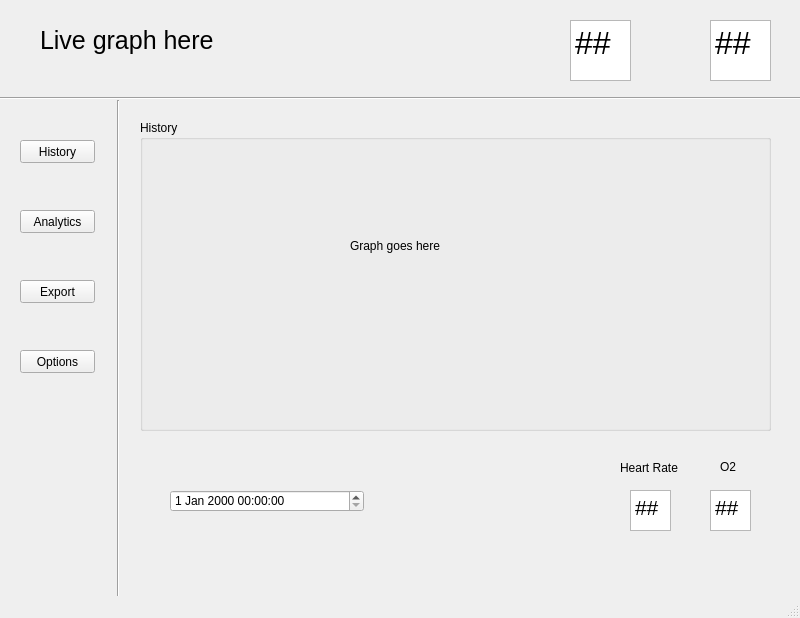
<?xml version="1.0" encoding="UTF-8"?>
<ui version="4.0">
 <class>MainWindow</class>
 <widget class="QMainWindow" name="MainWindow">
  <property name="geometry">
   <rect>
    <x>0</x>
    <y>0</y>
    <width>800</width>
    <height>618</height>
   </rect>
  </property>
  <property name="windowTitle">
   <string>MainWindow</string>
  </property>
  <widget class="QWidget" name="centralwidget">
   <widget class="Line" name="topDisplayDivider">
    <property name="geometry">
     <rect>
      <x>0</x>
      <y>90</y>
      <width>801</width>
      <height>16</height>
     </rect>
    </property>
    <property name="orientation">
     <enum>Qt::Horizontal</enum>
    </property>
   </widget>
   <widget class="Line" name="menuDivider">
    <property name="geometry">
     <rect>
      <x>110</x>
      <y>100</y>
      <width>16</width>
      <height>501</height>
     </rect>
    </property>
    <property name="orientation">
     <enum>Qt::Vertical</enum>
    </property>
   </widget>
   <widget class="QPushButton" name="pushHistory">
    <property name="geometry">
     <rect>
      <x>20</x>
      <y>140</y>
      <width>75</width>
      <height>23</height>
     </rect>
    </property>
    <property name="text">
     <string>History</string>
    </property>
   </widget>
   <widget class="QPushButton" name="pushAnalytics">
    <property name="geometry">
     <rect>
      <x>20</x>
      <y>210</y>
      <width>75</width>
      <height>23</height>
     </rect>
    </property>
    <property name="text">
     <string>Analytics</string>
    </property>
   </widget>
   <widget class="QPushButton" name="pushExport">
    <property name="geometry">
     <rect>
      <x>20</x>
      <y>280</y>
      <width>75</width>
      <height>23</height>
     </rect>
    </property>
    <property name="text">
     <string>Export</string>
    </property>
   </widget>
   <widget class="QPushButton" name="pushOptions">
    <property name="geometry">
     <rect>
      <x>20</x>
      <y>350</y>
      <width>75</width>
      <height>23</height>
     </rect>
    </property>
    <property name="text">
     <string>Options</string>
    </property>
   </widget>
   <widget class="QTextBrowser" name="textBrowser">
    <property name="geometry">
     <rect>
      <x>710</x>
      <y>20</y>
      <width>61</width>
      <height>61</height>
     </rect>
    </property>
    <property name="html">
     <string>&lt;!DOCTYPE HTML PUBLIC &quot;-//W3C//DTD HTML 4.0//EN&quot; &quot;http://www.w3.org/TR/REC-html40/strict.dtd&quot;&gt;
&lt;html&gt;&lt;head&gt;&lt;meta name=&quot;qrichtext&quot; content=&quot;1&quot; /&gt;&lt;style type=&quot;text/css&quot;&gt;
p, li { white-space: pre-wrap; }
&lt;/style&gt;&lt;/head&gt;&lt;body style=&quot; font-family:'MS Shell Dlg 2'; font-size:8.25pt; font-weight:400; font-style:normal;&quot;&gt;
&lt;p style=&quot; margin-top:0px; margin-bottom:0px; margin-left:0px; margin-right:0px; -qt-block-indent:0; text-indent:0px;&quot;&gt;&lt;span style=&quot; font-size:24pt;&quot;&gt;##&lt;/span&gt;&lt;/p&gt;&lt;/body&gt;&lt;/html&gt;</string>
    </property>
   </widget>
   <widget class="QTextBrowser" name="textBrowser_2">
    <property name="geometry">
     <rect>
      <x>570</x>
      <y>20</y>
      <width>61</width>
      <height>61</height>
     </rect>
    </property>
    <property name="html">
     <string>&lt;!DOCTYPE HTML PUBLIC &quot;-//W3C//DTD HTML 4.0//EN&quot; &quot;http://www.w3.org/TR/REC-html40/strict.dtd&quot;&gt;
&lt;html&gt;&lt;head&gt;&lt;meta name=&quot;qrichtext&quot; content=&quot;1&quot; /&gt;&lt;style type=&quot;text/css&quot;&gt;
p, li { white-space: pre-wrap; }
&lt;/style&gt;&lt;/head&gt;&lt;body style=&quot; font-family:'MS Shell Dlg 2'; font-size:8.25pt; font-weight:400; font-style:normal;&quot;&gt;
&lt;p style=&quot; margin-top:0px; margin-bottom:0px; margin-left:0px; margin-right:0px; -qt-block-indent:0; text-indent:0px;&quot;&gt;&lt;span style=&quot; font-size:24pt;&quot;&gt;##&lt;/span&gt;&lt;/p&gt;&lt;/body&gt;&lt;/html&gt;</string>
    </property>
   </widget>
   <widget class="QLabel" name="label">
    <property name="geometry">
     <rect>
      <x>500</x>
      <y>20</y>
      <width>61</width>
      <height>61</height>
     </rect>
    </property>
    <property name="text">
     <string/>
    </property>
    <property name="pixmap">
     <pixmap>heart.png</pixmap>
    </property>
    <property name="scaledContents">
     <bool>true</bool>
    </property>
   </widget>
   <widget class="QLabel" name="label_2">
    <property name="geometry">
     <rect>
      <x>640</x>
      <y>20</y>
      <width>61</width>
      <height>61</height>
     </rect>
    </property>
    <property name="text">
     <string/>
    </property>
    <property name="pixmap">
     <pixmap>o2.png</pixmap>
    </property>
    <property name="scaledContents">
     <bool>true</bool>
    </property>
   </widget>
   <widget class="QGroupBox" name="groupBox">
    <property name="geometry">
     <rect>
      <x>140</x>
      <y>120</y>
      <width>631</width>
      <height>311</height>
     </rect>
    </property>
    <property name="title">
     <string>History</string>
    </property>
    <widget class="QLabel" name="label_3">
     <property name="geometry">
      <rect>
       <x>210</x>
       <y>110</y>
       <width>151</width>
       <height>31</height>
      </rect>
     </property>
     <property name="text">
      <string>Graph goes here</string>
     </property>
    </widget>
   </widget>
   <widget class="QDateTimeEdit" name="dateTimeEdit">
    <property name="geometry">
     <rect>
      <x>170</x>
      <y>490</y>
      <width>194</width>
      <height>22</height>
     </rect>
    </property>
   </widget>
   <widget class="QLabel" name="label_4">
    <property name="geometry">
     <rect>
      <x>620</x>
      <y>460</y>
      <width>61</width>
      <height>16</height>
     </rect>
    </property>
    <property name="text">
     <string>Heart Rate</string>
    </property>
   </widget>
   <widget class="QLabel" name="label_5">
    <property name="geometry">
     <rect>
      <x>720</x>
      <y>460</y>
      <width>47</width>
      <height>13</height>
     </rect>
    </property>
    <property name="text">
     <string>O2</string>
    </property>
   </widget>
   <widget class="QLabel" name="label_6">
    <property name="geometry">
     <rect>
      <x>40</x>
      <y>20</y>
      <width>251</width>
      <height>41</height>
     </rect>
    </property>
    <property name="font">
     <font>
      <pointsize>19</pointsize>
     </font>
    </property>
    <property name="text">
     <string>Live graph here</string>
    </property>
   </widget>
   <widget class="QTextBrowser" name="textBrowser_3">
    <property name="geometry">
     <rect>
      <x>630</x>
      <y>490</y>
      <width>41</width>
      <height>41</height>
     </rect>
    </property>
    <property name="html">
     <string>&lt;!DOCTYPE HTML PUBLIC &quot;-//W3C//DTD HTML 4.0//EN&quot; &quot;http://www.w3.org/TR/REC-html40/strict.dtd&quot;&gt;
&lt;html&gt;&lt;head&gt;&lt;meta name=&quot;qrichtext&quot; content=&quot;1&quot; /&gt;&lt;style type=&quot;text/css&quot;&gt;
p, li { white-space: pre-wrap; }
&lt;/style&gt;&lt;/head&gt;&lt;body style=&quot; font-family:'MS Shell Dlg 2'; font-size:8.25pt; font-weight:400; font-style:normal;&quot;&gt;
&lt;p style=&quot; margin-top:0px; margin-bottom:0px; margin-left:0px; margin-right:0px; -qt-block-indent:0; text-indent:0px;&quot;&gt;&lt;span style=&quot; font-size:16pt;&quot;&gt;##&lt;/span&gt;&lt;/p&gt;&lt;/body&gt;&lt;/html&gt;</string>
    </property>
   </widget>
   <widget class="QTextBrowser" name="textBrowser_4">
    <property name="geometry">
     <rect>
      <x>710</x>
      <y>490</y>
      <width>41</width>
      <height>41</height>
     </rect>
    </property>
    <property name="html">
     <string>&lt;!DOCTYPE HTML PUBLIC &quot;-//W3C//DTD HTML 4.0//EN&quot; &quot;http://www.w3.org/TR/REC-html40/strict.dtd&quot;&gt;
&lt;html&gt;&lt;head&gt;&lt;meta name=&quot;qrichtext&quot; content=&quot;1&quot; /&gt;&lt;style type=&quot;text/css&quot;&gt;
p, li { white-space: pre-wrap; }
&lt;/style&gt;&lt;/head&gt;&lt;body style=&quot; font-family:'MS Shell Dlg 2'; font-size:8.25pt; font-weight:400; font-style:normal;&quot;&gt;
&lt;p style=&quot; margin-top:0px; margin-bottom:0px; margin-left:0px; margin-right:0px; -qt-block-indent:0; text-indent:0px;&quot;&gt;&lt;span style=&quot; font-size:16pt;&quot;&gt;##&lt;/span&gt;&lt;/p&gt;&lt;/body&gt;&lt;/html&gt;</string>
    </property>
   </widget>
  </widget>
  <widget class="QMenuBar" name="menubar">
   <property name="geometry">
    <rect>
     <x>0</x>
     <y>0</y>
     <width>800</width>
     <height>21</height>
    </rect>
   </property>
  </widget>
  <widget class="QStatusBar" name="statusbar"/>
 </widget>
 <resources/>
 <connections/>
</ui>
